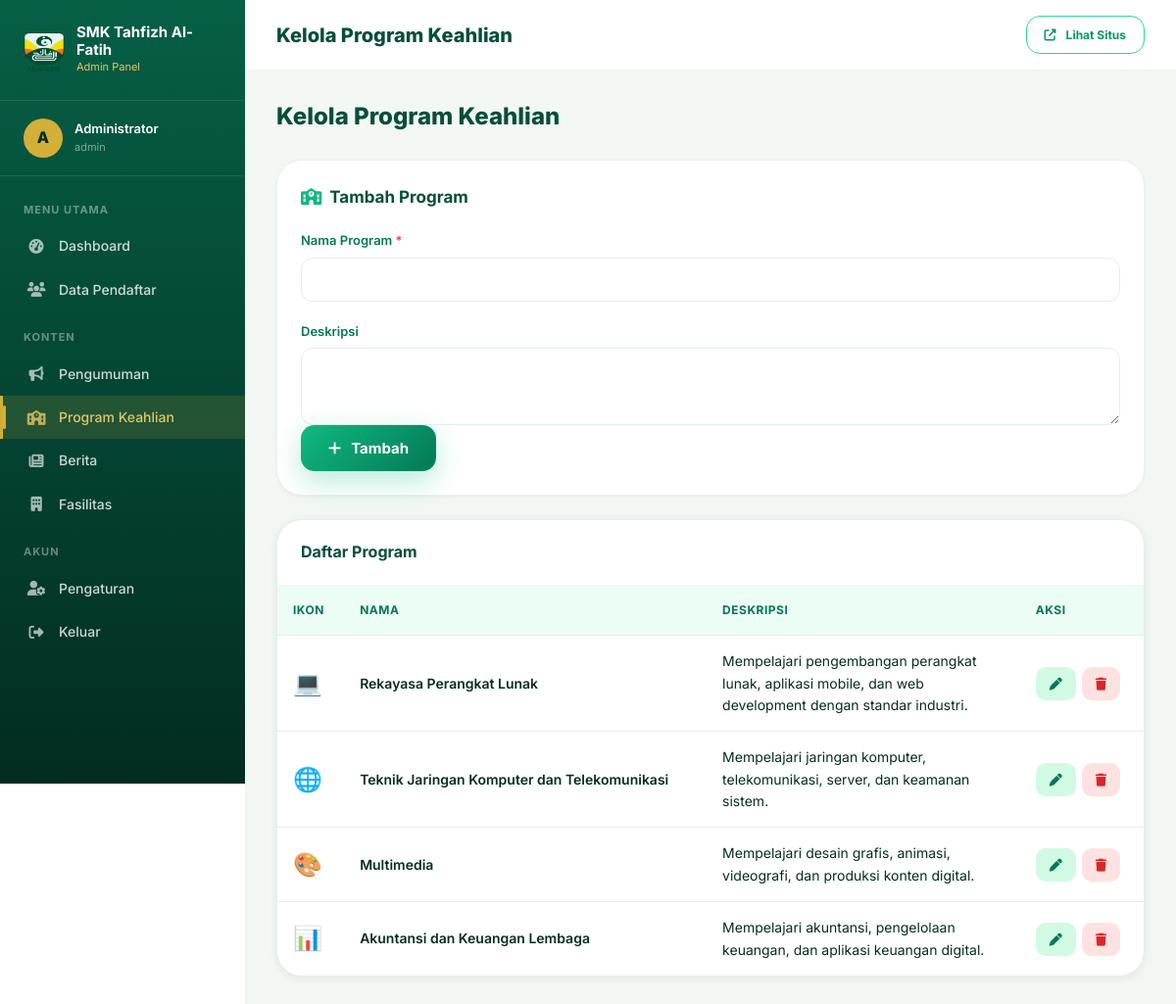
The app's page /admin/program.php (signed in) with its own data.
### tables this page shows
CREATE TABLE IF NOT EXISTS program_keahlian (
  id INT AUTO_INCREMENT PRIMARY KEY,
  nama VARCHAR(150) NOT NULL,
  deskripsi TEXT,
  icon VARCHAR(10) DEFAULT '🎓',
  gambar VARCHAR(255),
  created_at TIMESTAMP DEFAULT CURRENT_TIMESTAMP
);

### includes/auth.php (called while the page is built, shortened)
<?php
require_once __DIR__ . '/db.php';
function is_logged_in() {
    return isset($_SESSION['admin_id']);
}
function current_admin() {
    $stmt = db()->prepare("SELECT id, email, username, name FROM admin WHERE id = ?");
    $stmt->execute([$_SESSION['admin_id']]);
    return $stmt->fetch();
}

### includes/db.php (called while the page is built, shortened)
<?php
function db() {
    static $pdo = null;
    if ($pdo === null) {
        try {
            $dsn = 'mysql:host=' . DB_HOST . ';dbname=' . DB_NAME . ';charset=utf8mb4';
            $pdo = new PDO($dsn, DB_USER, DB_PASS, [
                PDO::ATTR_ERRMODE => PDO::ERRMODE_EXCEPTION,
                PDO::ATTR_DEFAULT_FETCH_MODE => PDO::FETCH_ASSOC,
                PDO::ATTR_EMULATE_PREPARES => false,
            ]);
        } catch (PDOException $e) {
            http_response_code(500);
            die('Koneksi database gagal. Pastikan MySQL berjalan dan database telah dibuat. Error: ' . htmlspecialchars($e->getMessage()));
        }
    }
    return $pdo;
}

### includes/functions.php (called while the page is built, shortened)
<?php
function e($value) {
    return htmlspecialchars($value ?? '', ENT_QUOTES, 'UTF-8');
}

### admin/program.php (the view, shortened to what this page needs)
<?php
$activeMenu = 'program';
$pageTitle = 'Kelola Program Keahlian';
require_once __DIR__ . '/includes/admin_header.php';
$pdo = db();
$items = $pdo->query("SELECT * FROM program_keahlian ORDER BY id")->fetchAll();
?>
<div class="page-heading"><div><h1>Kelola Program Keahlian</h1></div></div>
<div class="admin-card">
    <div class="card-head"><h3><i class="fas fa-school" style="color:var(--forest-500);margin-right:8px;"></i>Tambah Program</h3></div>
    <form method="POST">
        <div class="form-grid">
            <div class="form-group full"><label class="form-label">Nama Program <span class="req">*</span></label><input class="form-control" name="nama" required></div>
            <div class="form-group full"><label class="form-label">Deskripsi</label><textarea class="form-control" name="deskripsi" rows="3"></textarea></div>
        </div>
        <button type="submit" class="btn btn-green"><i class="fas fa-plus"></i> Tambah</button>
    </form>
</div>
<div class="table-card">
    <div class="table-header"><h3 style="font-size:16px;color:var(--forest-900);">Daftar Program</h3></div>
    <?php if (empty($items)): ?><div class="empty-state"><h3>Belum Ada Program</h3></div>
    <?php else: ?>
    <div class="table-wrap">
        <table class="data-table">
            <thead><tr><th>Ikon</th><th>Nama</th><th>Deskripsi</th><th>Aksi</th></tr></thead>
            <tbody>
            <?php foreach ($items as $it): ?>
                <tr>
                    <td style="font-size:24px;"><?php echo e($it['icon']); ?></td>
                    <td class="nama-cell"><?php echo e($it['nama']); ?></td>
                    <td style="max-width:300px;"><?php echo e($it['deskripsi']); ?></td>
                    <td>
                        <div style="display:flex;gap:6px;">
                            <button class="action-btn action-green" onclick="editProgram(<?php echo $it['id']; ?>)"><i class="fas fa-pen"></i></button>
                            <form method="POST" onsubmit="return confirm('Hapus program ini?');">
                                <button type="submit" class="action-btn action-red"><i class="fas fa-trash"></i></button>
                            </form>
                        </div>
                    </td>
                </tr>
            <?php endforeach; ?>
            </tbody>
        </table>
    </div>
    <?php endif; ?>
</div>
<?php require_once __DIR__ . '/includes/admin_footer.php'; ?>

### admin/includes/admin_header.php (shortened to what this page needs)
<?php
require_once __DIR__ . '/../../includes/db.php';
require_once __DIR__ . '/../../includes/functions.php';
require_once __DIR__ . '/../../includes/auth.php';
$admin = current_admin();
?>
<!DOCTYPE html>
<html lang="id">
<head>
    <link rel="stylesheet" href="https://cdnjs.cloudflare.com/ajax/libs/font-awesome/6.5.1/css/all.min.css">
    <link rel="stylesheet" href="<?php echo SITE_URL; ?>assets/css/style.css">
    <link rel="stylesheet" href="<?php echo SITE_URL; ?>assets/css/pages.css">
    <link rel="stylesheet" href="<?php echo SITE_URL; ?>admin/assets/admin.css">
</head>
<body>
<div class="admin-layout">
    <aside class="sidebar" id="sidebar">
        <div class="sb-brand">
            <img src="<?php echo SITE_URL; ?>assets/img/logo.png" alt="Logo">
            <div>
                <div class="t"><?php echo SCHOOL_NAME; ?></div>
                <div class="s">Admin Panel</div>
            </div>
        </div>
        <div class="sb-user">
            <div class="avatar"><?php echo strtoupper(mb_substr($admin['name'] ?? 'A', 0, 1)); ?></div>
            <div>
                <div class="name"><?php echo e($admin['name'] ?? 'Administrator'); ?></div>
                <div class="role"><?php echo e($admin['username'] ?? 'admin'); ?></div>
            </div>
        </div>
        <nav class="sb-menu">
            <div class="sb-menu-group">
                <div class="sb-menu-tag">Menu Utama</div>
                <a href="<?php echo SITE_URL; ?>admin/dashboard.php" class="<?php echo $activeMenu === 'dashboard' ? 'active' : ''; ?>"><i class="fas fa-gauge-high"></i> Dashboard</a>
                <a href="<?php echo SITE_URL; ?>admin/pendaftar.php" class="<?php echo $activeMenu === 'pendaftar' ? 'active' : ''; ?>"><i class="fas fa-users"></i> Data Pendaftar
                </a>
            </div>
            <div class="sb-menu-group">
                <div class="sb-menu-tag">Konten</div>
                <a href="<?php echo SITE_URL; ?>admin/pengumuman.php" class="<?php echo $activeMenu === 'pengumuman' ? 'active' : ''; ?>"><i class="fas fa-bullhorn"></i> Pengumuman</a>
                <a href="<?php echo SITE_URL; ?>admin/program.php" class="<?php echo $activeMenu === 'program' ? 'active' : ''; ?>"><i class="fas fa-school"></i> Program Keahlian</a>
                <a href="<?php echo SITE_URL; ?>admin/berita.php" class="<?php echo $activeMenu === 'berita' ? 'active' : ''; ?>"><i class="fas fa-newspaper"></i> Berita</a>
                <a href="<?php echo SITE_URL; ?>admin/fasilitas.php" class="<?php echo $activeMenu === 'fasilitas' ? 'active' : ''; ?>"><i class="fas fa-building"></i> Fasilitas</a>
            </div>
            <div class="sb-menu-group">
                <div class="sb-menu-tag">Akun</div>
                <a href="<?php echo SITE_URL; ?>admin/pengaturan.php" class="<?php echo $activeMenu === 'pengaturan' ? 'active' : ''; ?>"><i class="fas fa-user-cog"></i> Pengaturan</a>
                <a href="<?php echo SITE_URL; ?>admin/logout.php" onclick="return confirm('Yakin ingin keluar?');"><i class="fas fa-right-from-bracket"></i> Keluar</a>
            </div>
        </nav>
    </aside>
    <main class="admin-main">
        <div class="admin-topbar">
            <div style="display:flex;align-items:center;gap:14px;">
                <div class="page-title"><?php echo e($pageTitle ?? 'Dashboard'); ?></div>
            </div>
            <div class="top-actions">
                <a href="<?php echo SITE_URL; ?>" target="_blank" class="btn btn-outline-green btn-sm" style="font-size:12px;"><i class="fas fa-external-link-alt"></i> Lihat Situs</a>
            </div>
        </div>
        <div class="admin-content">

### assets/css/style.css (style rules this page uses)
:root { --forest-50: #ecfdf5; --forest-100: #d1fae5; --forest-200: #a7f3d0; --forest-300: #6ee7b7; --forest-400: #34d399; --forest-500: #10b981; --forest-600: #059669; --forest-700: #047857; --forest-800: #065f46; --forest-900: #064e3b; --forest-950: #022c22; --gold-400: #e3c669; --gold-500: #d4af37; --gold-600: #b8962c; --gold-700: #9a7c1f; --white: #ffffff; --text-dark: #052e1f; --text-gray: #4b5d55; --border: #e5efe9; --shadow-sm: 0 2px 8px rgba(2, 44, 34, 0.08); --shadow-md: 0 8px 24px rgba(2, 44, 34, 0.12); --shadow-lg: 0 20px 48px rgba(2, 44, 34, 0.16); --shadow-gold: 0 10px 30px rgba(212, 175, 55, 0.35); --radius: 18px; --radius-lg: 26px; --radius-sm: 12px; }
* { margin: 0; padding: 0; box-sizing: border-box; }
html { scroll-behavior: smooth; }
body { font-family: 'Inter', -apple-system, system-ui, sans-serif; color: var(--text-dark); background: var(--white); line-height: 1.6; overflow-x: hidden; }
img { max-width: 100%; display: block; }
a { text-decoration: none; color: inherit; }
button { font-family: inherit; cursor: pointer; border: none; background: none; }
input, select, textarea { font-family: inherit; }
.btn { display: inline-flex; align-items: center; justify-content: center; gap: 10px; padding: 14px 28px; border-radius: 14px; font-weight: 700; font-size: 15px; transition: all 0.3s ease; cursor: pointer; border: none; }
.btn i { transition: transform 0.3s ease; }
.btn-green { background: linear-gradient(135deg, var(--forest-500), var(--forest-700)); color: #fff; box-shadow: 0 10px 30px rgba(16, 185, 129, 0.3); }
.btn-outline-green { background: transparent; color: var(--forest-600); border: 1.5px solid var(--forest-400); }
.btn-sm { padding: 9px 18px; font-size: 13px; }
.btn { position: relative; overflow: hidden; }

### assets/css/pages.css (style rules this page uses)
body { opacity: 0; animation: pageInFade 0.6s ease 0.1s forwards; }
.form-grid { display: grid; grid-template-columns: 1fr 1fr; gap: 20px; }
.form-group { display: flex; flex-direction: column; }
.form-group.full { grid-column: 1 / -1; }
.form-label { font-size: 13px; font-weight: 600; color: var(--forest-700); margin-bottom: 7px; }
.form-label .req { color: #ef4444; }
.form-control { width: 100%; padding: 13px 16px; border: 1px solid var(--border); border-radius: 12px; font-size: 14px; color: var(--text-dark); background: #fff; transition: border-color 0.3s ease, box-shadow 0.3s ease; }
textarea.form-control { resize: vertical; }
.table-wrap { overflow-x: auto; }
table.data-table { width: 100%; border-collapse: collapse; min-width: 760px; }
.data-table thead th { background: var(--forest-50); color: var(--forest-700); text-align: left; font-size: 12px; text-transform: uppercase; letter-spacing: 0.5px; font-weight: 700; padding: 16px; white-space: nowrap; }
.data-table tbody td { padding: 15px 16px; font-size: 14px; border-top: 1px solid var(--border); color: var(--text-dark); }
.data-table .nama-cell { font-weight: 600; }
.table-card { background: #fff; border-radius: var(--radius-lg); border: 1px solid var(--border); box-shadow: var(--shadow-sm); overflow: hidden; }
.table-card .table-header { padding: 20px 24px; display: flex; justify-content: space-between; align-items: center; flex-wrap: wrap; gap: 12px; }
.action-btn { padding: 9px 14px; border-radius: 10px; font-size: 13px; font-weight: 600; transition: all 0.3s ease; }
.action-green { background: var(--forest-100); color: var(--forest-700); }
.action-red { background: #fee2e2; color: #dc2626; }

### records on screen
program_keahlian: icon "💻", nama "Rekayasa Perangkat Lunak", deskripsi "Mempelajari pengembangan perangkat lunak, aplikasi mobile, dan web development dengan standar industri."
program_keahlian: icon "🌐", nama "Teknik Jaringan Komputer dan Telekomunikasi", deskripsi "Mempelajari jaringan komputer, telekomunikasi, server, dan keamanan sistem."
program_keahlian: icon "🎨", nama "Multimedia", deskripsi "Mempelajari desain grafis, animasi, videografi, dan produksi konten digital."
program_keahlian: icon "📊", nama "Akuntansi dan Keuangan Lembaga", deskripsi "Mempelajari akuntansi, pengelolaan keuangan, dan aplikasi keuangan digital."

### other values on screen
SCHOOL_NAME "SMK Tahfizh Al-Fatih"
mb_substr($admin['name'] ?? 'A', 0, 1) "A"
$admin['name'] "Administrator"
$admin['username'] "admin"
$pageTitle "Kelola Program Keahlian"
